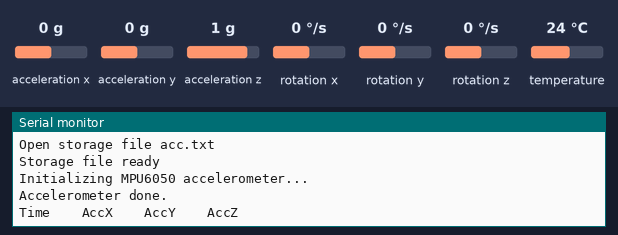
Recording of a sketch running on a simulated Arduino Uno, built with avr-gcc and run on an emulated ATmega328P. Parts: the last lines printed to the serial monitor. The test bench sets the inputs (shaded band); at power-on: acceleration x 0 g, acceleration y 0 g, acceleration z 1 g, rotation x 0 °/s, rotation y 0 °/s, rotation z 0 °/s, temperature 24 °C. Storage starts empty.

Above: at 1.3 s.
1.4 s: acceleration x set to 0.8 g
At 2.7 s:
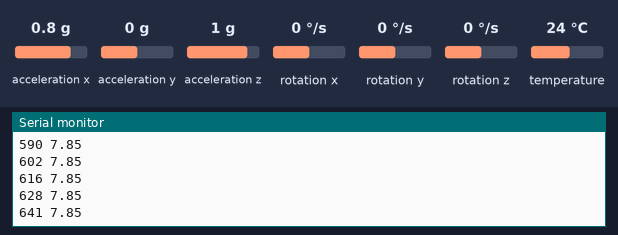
2.9 s: acceleration x set to 1.4 g
At 3.8 s:
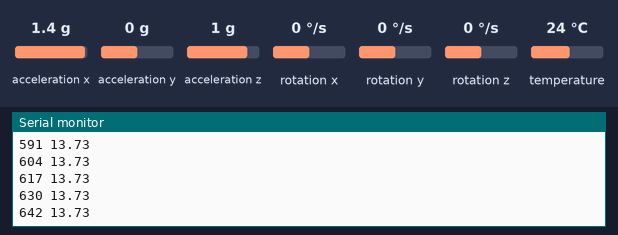
Timing chart, 0 to 5.9 s (numbered marks = the images above; inputs shaded):
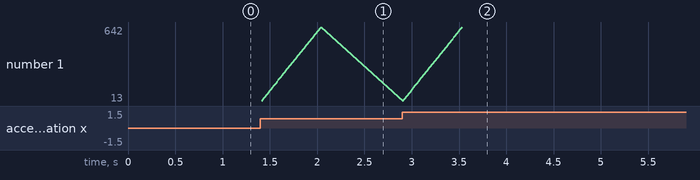

The sketch:

measure-rc-car-performance-using-accelerometer.ino
```cpp
#include <SPI.h>
#include <SD.h>
#include "Storage.h"
#include "Accelerometer.h"
#include <stdlib.h>

int storagePin = 4;

Storage storage(storagePin);
Accelerometer accelerometer(storagePin);

char time[20];
char accelerationX[10];
char text[40];

float previousAccelerationX = 0;
int previousAccelerationCount = 50;

float countdown = 0;
bool newTrack = false;


void setup() {
  Serial.begin(9600);
  while (!Serial) {
    ; // wait for serial port to connect. Needed for native USB port only
  }
  Serial.println("Starting");
  storage.setup();
  accelerometer.setup();

  Serial.println(F("Time \t AccX \t AccY \t AccZ"));

  storage.writeToFile(" ");
  storage.writeToFile("Time \t AccX \t AccY \t AccZ");
}

void loop() {
  accelerometer.readData();

  if(accelerometer.getXAcceleration() - previousAccelerationX < 0.1) {
    previousAccelerationCount = previousAccelerationCount+1;
  } else {
    previousAccelerationCount = 0;
  }

  if(previousAccelerationCount >= 50) {
    previousAccelerationX = accelerometer.getXAcceleration();
    countdown = millis();
    delay(10);
    newTrack = false;
    return;
  }

  if(newTrack == false){
    Serial.println(" ");
    storage.writeToFile(" ");
    newTrack = true;
  }


  ltoa(millis()-countdown, time, 10);
  dtostrf(accelerometer.getXAcceleration(), 4, 2, accelerationX);

  strcpy(text, time);
  strcat(text, " ");
  strcat(text, accelerationX);


  Serial.println(text);
  storage.writeToFile(text);

  previousAccelerationX = accelerometer.getXAcceleration();

  delay(10);
}
```

Accelerometer.cpp
```cpp
#include <Adafruit_MPU6050.h>
#include <Wire.h>
#include "Accelerometer.h"
#include <Adafruit_Sensor.h>

Adafruit_MPU6050 mpu;

Accelerometer::Accelerometer(int pin) {
  _pin = pin;
}

void Accelerometer::setup(){
  Serial.println("Initializing MPU6050 accelerometer...");
  if (!mpu.begin()) {
    Serial.println("Failed to find MPU6050 chip");
    while (1) {
      delay(10);
    }
  }
  Serial.println("Accelerometer done.");

  mpu.setAccelerometerRange(MPU6050_RANGE_2_G);
  mpu.setGyroRange(MPU6050_RANGE_250_DEG);
  mpu.setFilterBandwidth(MPU6050_BAND_21_HZ);
}

void Accelerometer::readData(){
  mpu.getEvent(&a, &g, &temp);
}

float Accelerometer::getXAcceleration(){
  return a.acceleration.x;
}

// float Accelerometer::getYAcceleration(){
//   return (a.acceleration.y);
// }

// float Accelerometer::getZAcceleration(){
//   return (a.acceleration.z);
// }
```

Accelerometer.h
```cpp
#ifndef Accelerometer_h
#define Accelerometer_h
#include <Wire.h>
#include <Adafruit_MPU6050.h>
#include <Adafruit_Sensor.h>

class Accelerometer {
public:
	Accelerometer(int pin);
  void setup();
  void readData();
  float getXAcceleration();
  //float getYAcceleration();
  //float getZAcceleration();
private:
  int _pin;
  sensors_event_t a, g, temp;
};
#endif
```

Storage.cpp
```cpp
#include "Storage.h"
#include <SPI.h>
#include <SD.h>
#include "Arduino.h"

Storage::Storage(int pin) {
	_pin = pin;
}

void Storage::setup(){
  Serial.print("Initializing SD card...");
  if (!SD.begin(_pin)) {
    Serial.println("Initialization failed!");

    while(!SD.begin(_pin)){
        Serial.println("Initialization failed!!");
    };
  }
  Serial.println("SD Card initialization done.");

  Serial.print("Open storage file ");
  Serial.println(_fileName);
  _file = SD.open(_fileName, FILE_WRITE);
  if (!_file) {
    while(!_file){
      _file = SD.open(_fileName, FILE_WRITE);
      Serial.println("Storage file not available");
      _file.println("Storage file not available");
      _file.flush();
      delay(100);
    }
  }
  Serial.println("Storage file ready");
}

void Storage::writeToFile(char* content){
  _file.println(content);
  _file.flush();
}
```

Storage.h
```cpp
#ifndef Storage_h
#define Storage_h

#include <SPI.h>
#include <SD.h>
#include "Arduino.h"

class Storage {
public:
	Storage(int pin);
  void setup();
  void writeToFile(char* content);
private:
  int _pin;
  char* _fileName = "acc.txt";
  File _file;
};
#endif
```

Measured:
- after the input at 1.4 s, the serial monitor: prints a new line at once (image 1)
- after the input at 2.9 s, the serial monitor: prints a new line at once (image 2)
- plotted number 1: 641 → 642 after the input at 2.9 s
